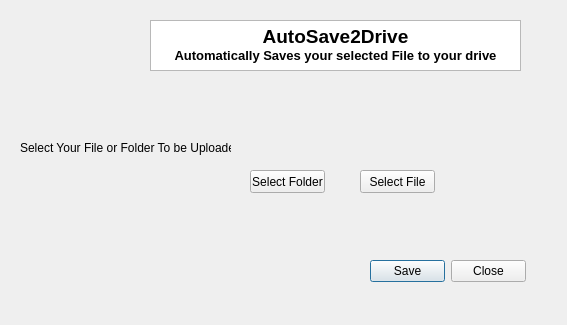
<?xml version="1.0" encoding="UTF-8"?>
<ui version="4.0">
 <class>Dialog</class>
 <widget class="QDialog" name="Dialog">
  <property name="geometry">
   <rect>
    <x>0</x>
    <y>0</y>
    <width>567</width>
    <height>325</height>
   </rect>
  </property>
  <property name="windowTitle">
   <string>AutoSave2Drive</string>
  </property>
  <widget class="QTextBrowser" name="textBrowser">
   <property name="geometry">
    <rect>
     <x>150</x>
     <y>20</y>
     <width>371</width>
     <height>51</height>
    </rect>
   </property>
   <property name="html">
    <string>&lt;!DOCTYPE HTML PUBLIC &quot;-//W3C//DTD HTML 4.0//EN&quot; &quot;http://www.w3.org/TR/REC-html40/strict.dtd&quot;&gt;
&lt;html&gt;&lt;head&gt;&lt;meta name=&quot;qrichtext&quot; content=&quot;1&quot; /&gt;&lt;style type=&quot;text/css&quot;&gt;
p, li { white-space: pre-wrap; }
&lt;/style&gt;&lt;/head&gt;&lt;body style=&quot; font-family:'MS Shell Dlg 2'; font-size:8.25pt; font-weight:400; font-style:normal;&quot;&gt;
&lt;p align=&quot;center&quot; style=&quot; margin-top:0px; margin-bottom:0px; margin-left:0px; margin-right:0px; -qt-block-indent:0; text-indent:0px;&quot;&gt;&lt;span style=&quot; font-size:14pt; font-weight:600;&quot;&gt;AutoSave2Drive&lt;/span&gt;&lt;/p&gt;
&lt;p align=&quot;center&quot; style=&quot; margin-top:0px; margin-bottom:0px; margin-left:0px; margin-right:0px; -qt-block-indent:0; text-indent:0px;&quot;&gt;&lt;span style=&quot; font-size:10pt; font-weight:600;&quot;&gt;Automatically Saves your selected File to your drive&lt;/span&gt;&lt;/p&gt;&lt;/body&gt;&lt;/html&gt;</string>
   </property>
  </widget>
  <widget class="QPushButton" name="pushButton">
   <property name="geometry">
    <rect>
     <x>250</x>
     <y>170</y>
     <width>75</width>
     <height>23</height>
    </rect>
   </property>
   <property name="text">
    <string>Select Folder</string>
   </property>
  </widget>
  <widget class="QPushButton" name="pushButton_2">
   <property name="geometry">
    <rect>
     <x>360</x>
     <y>170</y>
     <width>75</width>
     <height>23</height>
    </rect>
   </property>
   <property name="text">
    <string>Select File</string>
   </property>
  </widget>
  <widget class="QLabel" name="label">
   <property name="geometry">
    <rect>
     <x>20</x>
     <y>140</y>
     <width>211</width>
     <height>16</height>
    </rect>
   </property>
   <property name="text">
    <string>Select Your File or Folder To be Uploaded</string>
   </property>
  </widget>
  <widget class="QDialogButtonBox" name="buttonBox">
   <property name="geometry">
    <rect>
     <x>370</x>
     <y>260</y>
     <width>156</width>
     <height>23</height>
    </rect>
   </property>
   <property name="standardButtons">
    <set>QDialogButtonBox::Close|QDialogButtonBox::Save</set>
   </property>
  </widget>
  <widget class="QLabel" name="label_2">
   <property name="geometry">
    <rect>
     <x>40</x>
     <y>220</y>
     <width>461</width>
     <height>20</height>
    </rect>
   </property>
   <property name="text">
    <string/>
   </property>
  </widget>
 </widget>
 <resources/>
 <connections/>
</ui>
